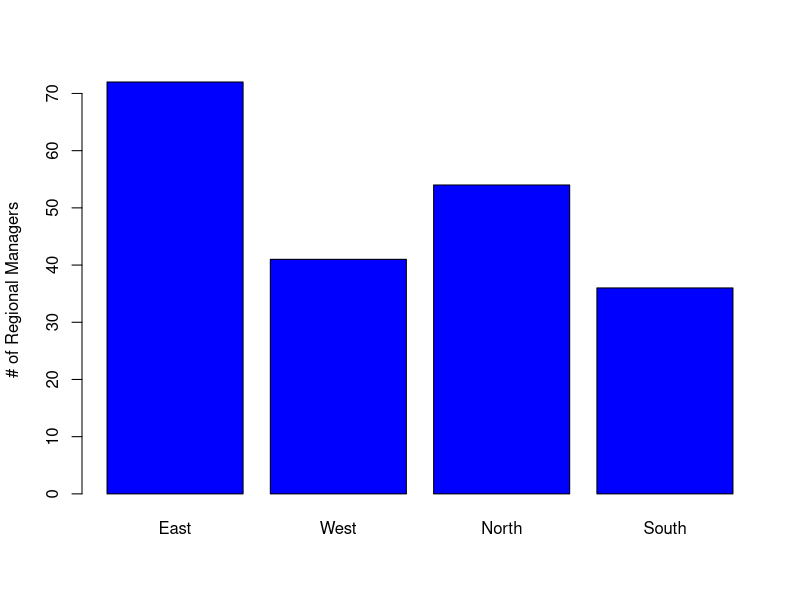

R code for this plot:
## ---- chunk 1
knitr::opts_chunk$set(echo = TRUE)
## ---- chunk 2
# Lets create a little plot
# create some data
data <- data.frame(a = c(72,41,54,36), b=c('East','West','North','South'))

# generate plot
barplot(data$a, 
        names.arg = data$b, 
        col="blue", 
        ylab="# of Regional Managers")

## ---- chunk 3

bert  <-  5
ernie <-  "Bert's Best Friend"
mrs.wuff  <-  9.732
TuFfY <-  "8/18/2025"
tuffy_2 <-  as.POSIXct("8/18/2025", format="%m/%d/%Y")
i.am.happy = TRUE # Wait, what?!?! what's with the "="?

# What happens when we break the rules?

# See the variable value
bert
ernie
## ---- chunk 4
# Not sure which will run? 
# Use the assignment operator to assign the value 5 to a variable using the names above. Feel free to test some you define yourself!

My_favoritePASSWORDofAlL.tymes <- 5

## ---- chunk 5
# Let's set some variables to an integer.
myBelovedInteger <- -53
BigInteger <- 1500225
typeof(BigInteger)

# Uncomment the line below.
# Look for a red x to the left of the line number
# Try to run the line of code.

# NoCommasReally <- -22,550,675

# Remember to re-comment the line because the error may keep the notebook from rendering.
## ---- chunk 6

# Now we'll define some floating point variables
myPreciousFloat <- 42.5 # Even floating point numbers need love
RandomFloatIdontKnow <- 1999999999.9999999999999
swimFloaties <- -25.11235813

# stillNoCommas <- 4,325.98

trickyFloat <- 198.0 # is it an integer or is it a double?
typeof(trickyFloat) # everything is a double to R
typeof(myPreciousFloat) # yup, still a double

## ---- chunk 7
# Some text examples
myFirstString <- "String"
mySecondString <- "My second string"
anotherString <- "Is this a string or a sentence? I'm not sure..."

ughWhatNow <- 'She asked, "What if I want to put something in quotes?"'
print(ughWhatNow)
typeof(ughWhatNow)

ughWhatNowPart2 <- "She asked, 'What if I want to put something in single quotes?'"
print(ughWhatNowPart2)

## ---- chunk 8
aDateButItsReallyAString <- "07/15/2025"
print(aDateButItsReallyAString)

## ---- chunk 9
# To explore when data strings break, uncomment the next line and try to run it. We are just trying to find out what the date is 4 days from our date string:

# letsAdd4Days <- aDateButItsReallyAString + 4

# !! Recomment it when you are done. Otherwise you notebook won't render.
## ---- chunk 10
# Let's try some dates
myTextDate = "7/15/25"
print(myTextDate)

myDateDate = as.Date(myTextDate, format = "%m/%d/%y")
print(myDateDate)

myDateDate2 = as.Date(myTextDate, format = "%m/%d/%Y")
print(myDateDate2)


## ---- chunk 11

myNewDateDate <- myDateDate + 4
myNewDateDate

## ---- chunk 12
# Example of boolean
dogIsCute <- TRUE
glassIsFull <- TRUE
todoIsDone <- FALSE
doorIsClosed <- FALSE

## ---- chunk 13
# Let's clean up the variables to make it easier to see what's going on
rm(list=ls())

# EXAMPLES OF HOW TO CREATE VECTORS
# (Single Data Type)

# Integer. Ok, fine, double.
intVector = c(1, 2, 3, 4, 5) 
print(intVector)

# Decimal. Ok, fine, double.
floatVector = c(1.00, 2.25, 3.50, 4.75, 5.00)
print(floatVector)

# Text
txtVector = c("one", "two", "three", "four", "five")
print(txtVector)

# Boolean/Logical
logiVector = c(TRUE, FALSE, FALSE, TRUE, TRUE)
print(logiVector)

# Into the weeds we go ....
# Also a vector:
dohVector <- c(1, 2, 3.00, "four", "five") # Wait! What?!?!
print(dohVector)

## ---- chunk 14
# Make sure you ran the code above to define the vectors. Click on the green run button in the code chunk above. 
# VECTORS
print(intVector)
intVector[1]

print(floatVector)
floatVector[2]

print(txtVector)
txtVector[3:4] # we can pull more than 1 element

print(logiVector)
logiVector[5]

print(dohVector)
dohVector[6] # Why did we get NA? Hmm...How long is the dohVector?
length(dohVector) # Oops

# Let's Get Fancy!
newVector2Showoff <- c(7, 8, 9, 10, 11, 12)
indices2grab <- c(2,4,6)
newVector2Showoff[indices2grab] # We can use a vector to extract values from a vector


## ---- chunk 15
# Create a 2-D matrix
myMatrix <-  matrix(c(1:8), nrow=4, ncol=2, byrow = FALSE)
print(myMatrix)

# What happens if you create a matrix with more elements than your data?
myBiggerMatrix <- matrix(c(1:8), nrow=5, ncol=2, byrow=FALSE)
print(myBiggerMatrix)

# What happens if you create a matrix with fewer elements than your data?
mySmallerMatrix <- matrix(c(1:8), nrow=3, ncol=2, byrow=FALSE)
print(mySmallerMatrix)

# Create a 2-D matrix filled with zeros
# that you can fill it in later.
myZeroMatrix <-  matrix(0, nrow=5, ncol=6)
print(myZeroMatrix)

# Ooh let's set an element to some other value...
myZeroMatrix[4,4] <- -16
print(myZeroMatrix)

## ---- chunk 16
# Create a 3-D matrix
my_array <- array(0, dim = c(5,10,3))
print(my_array)

# Set a value
my_array[1,2,3] <- 42 # [row, col, dim]
print(my_array)
print(my_array[1,2,3])

# Set the value of the 5th column, 3rd row and 2nd dimension of myArray to your favorite number. Print out "my_array" to see the change
my_array[3,5,2] <- 7892
print(my_array)

## ---- chunk 17
# Create a dataframe
myDataFrame <- data.frame(Name = c("Snoopy", "Scrat", "Ratbert", "Hobbs"),
                          Species = c("Dog", "Squirrel", "Rat", "Tiger"),
                          numFriends = c(8, 0, 1, 1))
print(myDataFrame)

# extract data from dataframe
myDataFrame["Name"] # extracts the values in the Name column
myDataFrame[c("Name","numFriends")] # extract values for Name and numFriends columns
myDataFrame[1:2] # extracts the first two columns
myDataFrame[,1:2] # also extracts the first two columns
myDataFrame[1:2, ] # extracts the first two rows
myDataFrame[-1] # extracts all columns but the first column
myDataFrame[-1,] # extracts every row but the first one

## ---- chunk 18
# Let's clear out our variables
rm(list=ls())

# Unary
aNumber = 5
myNegativeNumber <- -aNumber
print(myNegativeNumber)
  
# Binary
x <- 5
y <- 10
myDifference <- x-y
print(myDifference)

## ---- chunk 19
# Use operators with values
5 + 6
5 - 6
5 * 6
5 / 6
5 ^ 6
5 ** 6

# Separate Output
print('* * * * * * * * * * *')

# Use familiar operators with variables
# We'll be creative and use new values

# Declare some variables and set them to values
x <- 7.985
y <- 2.001

# Apply operators

x + y
x - y
x * y
x / y
x ^ y
x ** y


## ---- chunk 20
myNumber <- 10
myFirstDivisor <- 2 # divides evenly
myOtherDivisor <- 3 # doesn't divide evenly

# Integer Division & Modulus using first divisor
myNumber %/% myFirstDivisor
myNumber %% myFirstDivisor

# Separate Output
print("* * * * * * * * * *")

# Integer Division & Modulus using second divisor
myNumber %/% myOtherDivisor
myNumber %% myOtherDivisor

## ---- chunk 21
# Let's clear out our variables
rm(list=ls())

# Define some variables and set them to a value
bigWolf <- 135 # this is the weight of a wolf in pounds
medWolf1 <- 85 # this is an average sized wolf
medWolf2 <- 85.000000000001 # this is another average sized wolf
smallWolf <- 50 # small wolf

myGermanShepard <- 85 # weight of my dog, if I had one

# Let's compare my shepard to the different wolves

myGermanShepard < bigWolf
myGermanShepard >= medWolf1
myGermanShepard < medWolf2
myGermanShepard > smallWolf

# Let's look at `==` more closely
myGermanShepard == medWolf1 # perfectly fine, two integers
myGermanShepard == medWolf2 # Seems good because 85.000000000001 is not equal to 85 BUT DON'T DO THIS

# BUT what if that 85.000000000001 was the result of calculating an average weight. In this situation .000000000001 may not be a meaningful difference

## ---- chunk 22
a <-  0.4 + 0.5
b <-  0.9
epsilon <- 1e-9 # a very small number

(a-b) < epsilon # if the difference is less, then you assume equality.
print(a-b)
## ---- chunk 23
# Use variables from last section

# Define some variables to compare
numWolves <- 50
numDogs <- 25
numCats <- 100

# Define some Boolean variables and set them
isParty <- FALSE
haveHotdogs <- TRUE
haveCheetos <- TRUE

# Check if numWolves is less than numDogs AND numCats is less than numDogs
(numWolves < numDogs) && (numCats < numDogs)

# Check if numDogs is less than or equal to 25 OR numCats is less than or equal to 25
(numDogs <= 25) || (numCats <= 25)

# Check if numDogs is less than 150 OR numCats is less than 150
(numDogs < 150) || (numCats < 150)

# See isParty is TRUE AND if numDogs is greater than 0 AND haveHotdogs is FALSE
# This could be a problem
isParty && (numDogs > 0) && !haveHotdogs

# See if (numDogs is greater than zero AND haveHotdogs is TRUE) OR (numCats is greater than 0 AND haveCheetos is TRUE)

(numDogs > 0 && haveHotdogs) || (numCats > 0 && haveCheetos)

# How could you fix the expression above to make sure that you have food available for both cats and dogs who come to your party?

(numDogs > 0 && haveHotdogs) && (numCats > 0 && haveCheetos)

